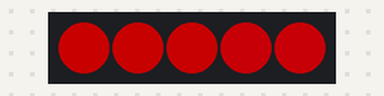
The sketch below on a simulated Arduino Uno, built with avr-gcc and run on an emulated ATmega328P. Parts: 5 RGB LEDs in strip order, left to right. Dim RGB values are drawn brighter than linear; random numbers use the default seed unless the sketch sets one.

Above: at 0.15 s.
At 5.26 s:
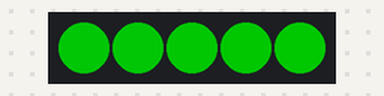
At 10.06 s:
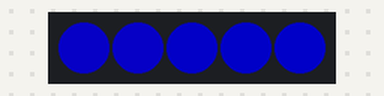
At 19.97 s:
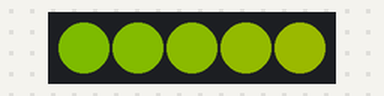
At 29.58 s:
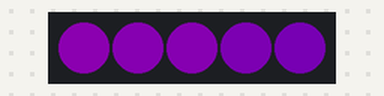
At 39.79 s:
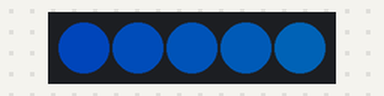
Timing chart, 0 to 40.0 s (numbered marks = the images above):
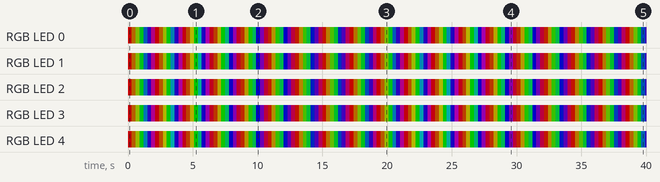

Measured:
- by itself, RGB LED 3: off → RGB(97, 0, 3) at 0.01 s, → RGB(67, 34, 0) 0.30 s later, → RGB(57, 72, 0) 0.30 s later, → RGB(0, 91, 9) 0.30 s later, … (134 changes in this stretch)
- by itself, RGB LED 4: off → RGB(96, 0, 3) at 0.01 s, → RGB(67, 33, 0) 0.30 s later, → RGB(59, 71, 0) 0.30 s later, → RGB(0, 92, 8) 0.30 s later, … (134 changes in this stretch)

The sketch:

TestLEDs.ino
```cpp
#include <FastLED.h>

////////////////////////////////////////////////////////////////////////////////
//  LED Strip Primary Settings                                                //
////////////////////////////////////////////////////////////////////////////////

#define LED_STRIP_TYPE    WS2811      //  'WS2811' / 'WS2812' / 'WS2812B'
#define COLOR_PATTERN     GRB         //  'RGB' for some light types, 'GRB' for others
#define BRIGHTNESS        100         //  The number (0 to 200) for the brightness setting)
#define NUM_LEDS          5           //  The number of LEDs we want to alter
#define LED_STRIP_PIN     10           //  The LED strip data pin


////////////////////////////////////////////////////////////////////////////////
//  Program Data                                                              //
////////////////////////////////////////////////////////////////////////////////

CRGB leds[NUM_LEDS];


////////////////////////////////////////////////////////////////////////////////
//  Utility Methods                                                           //
////////////////////////////////////////////////////////////////////////////////

void fillColor(CRGB color, bool render = true)
{
    //  Set all LEDs to the given color, then display the frame
    for (int i = 0; i < NUM_LEDS; i++) leds[i] = color;
    if (render) FastLED.show();
}


void Blink(CRGB color, int milliWait = 750)
{
    fillColor(color);
    delay(milliWait);
    fillColor(CRGB::Black);
}


////////////////////////////////////////////////////////////////////////////////
//  Pattern Methods                                                           //
////////////////////////////////////////////////////////////////////////////////

void Pattern_PacmanChase(CRGB* ledArray, unsigned int ledCount, unsigned long delayTime = 200)
{
    static CRGB CRGB_PACMAN   = CRGB(230, 240, 0);
    static CRGB CRGB_BLINKY   = CRGB::Red;
    static CRGB CRGB_PINKY    = CRGB::Magenta;
    static CRGB CRGB_INKY     = CRGB::Aqua;
    static CRGB CRGB_CLYDE    = CRGB(255, 130, 0);

    const unsigned int delayFramesBefore = 1;
    const unsigned int delayFramesAfter = 1;
    const unsigned int frameCount = 10 - 1 + ledCount;
    const unsigned int fullFrameCount = delayFramesBefore + frameCount + delayFramesAfter;
    const unsigned long currentFrame = millis() / delayTime % fullFrameCount;

    fillColor(CRGB::Black, false);
    if ((currentFrame >= delayFramesBefore) && (currentFrame < delayFramesBefore + frameCount))
    {
        unsigned int frameIndex = currentFrame - delayFramesBefore;
        if ((frameIndex + 0 < ledCount) && (frameIndex + 0 >= 0)) ledArray[frameIndex + 0] = CRGB_PACMAN;
        if ((frameIndex - 3 < ledCount) && (frameIndex - 3 >= 0)) ledArray[frameIndex - 3] = CRGB_BLINKY;
        if ((frameIndex - 5 < ledCount) && (frameIndex - 5 >= 0)) ledArray[frameIndex - 5] = CRGB_PINKY;
        if ((frameIndex - 7 < ledCount) && (frameIndex - 7 >= 0)) ledArray[frameIndex - 7] = CRGB_INKY;
        if ((frameIndex - 9 < ledCount) && (frameIndex - 9 >= 0)) ledArray[frameIndex - 9] = CRGB_CLYDE;
    }
    FastLED.show();
}

void Pattern_GlowFlow(CRGB* ledArray, unsigned int ledCount, unsigned long delayTime = 250, unsigned long hueChange = 1)
{
    fill_rainbow(ledArray, ledCount, byte(millis() / delayTime * hueChange), -1);
    FastLED.show();
}

void Pattern_BasicBlink(CRGB* ledArray, unsigned int ledCount, CRGB::HTMLColorCode color = CRGB::Red, unsigned long delayTime = 750)
{
    fill_solid(ledArray, ledCount, (millis() % (delayTime * 2) > delayTime) ? color : CRGB::Black);
    FastLED.show();
}

void Pattern_StarField()
{
    byte pixelState[NUM_LEDS];
    CRGB pixelTargetColor[NUM_LEDS];
    unsigned long pixelSettingTime[NUM_LEDS];
    double pixelToColorTime[NUM_LEDS];
    double percentage = 0.0;

    for (int i = 0; i < NUM_LEDS; ++i)
    {
        pixelState[i] = 3;
        pixelSettingTime[i] = millis();
        pixelToColorTime[i] = random(4000);
    }

    unsigned long startTime = millis();
    while (millis() < startTime + 100000)
    {
        for (int i = 0; i < NUM_LEDS; ++i)
        {
            if (pixelState[i] == 0) // Ready to set to a new color
            {
                pixelTargetColor[i] = CRGB(random(255), random(255), random(255));
                delay(3);
                pixelState[i] = 1;
                pixelSettingTime[i] = millis();
                pixelToColorTime[i] = 1000 + random(1000); // Time it takes to translate to a new color
            }
            else if (pixelState[i] == 1) // Translating to a new color
            {
                percentage = double(millis() - pixelSettingTime[i]);
                if (percentage > pixelToColorTime[i]) percentage = pixelToColorTime[i];
                percentage /= pixelToColorTime[i];
                leds[i] = CRGB((pixelTargetColor[i].r * percentage), (pixelTargetColor[i].g * percentage), (pixelTargetColor[i].b * percentage));
                if (millis() > pixelSettingTime[i] + (unsigned long)(pixelToColorTime[i])) pixelState[i] = 2;
            }
            else if (pixelState[i] == 2) // Translating back to black
            {
                percentage = millis() - (pixelSettingTime[i] + (unsigned long)(pixelToColorTime[i]));
                if (percentage > (unsigned long)(pixelToColorTime[i])) percentage = (unsigned long)(pixelToColorTime[i]);
                percentage = double(percentage) / double(pixelToColorTime[i]);
                leds[i] = CRGB(byte(pixelTargetColor[i].r * (1.0 - percentage)), byte(pixelTargetColor[i].g * (1.0 - percentage)), byte(pixelTargetColor[i].b * (1.0 - percentage)));
                if (millis() > pixelSettingTime[i] + pixelToColorTime[i] * 2)
                {
                    pixelState[i] = 3;
                    pixelSettingTime[i] = millis();
                    pixelToColorTime[i] = random(10000); // Time it takes to choose a new color
                }
            }
            else if (pixelState[i] == 3)
            {
                if (millis() > pixelSettingTime[i] + (unsigned long)(pixelToColorTime[i])) pixelState[i] = 0;
            }
            FastLED.show();
        }
    }
}

////////////////////////////////////////////////////////////////////////////////
//  Setup and Loop                                                            //
////////////////////////////////////////////////////////////////////////////////

void setup()
{
    //  Setup the LED strip and color all LEDs black
    FastLED.addLeds<LED_STRIP_TYPE, LED_STRIP_PIN, COLOR_PATTERN>(leds, NUM_LEDS).setCorrection( TypicalLEDStrip );
    FastLED.setBrightness(BRIGHTNESS);
    fillColor(CRGB::Black);

#if DEBUG_OUTPUT
    Serial.println("Start Demo: Simple Read");
#endif
}

void loop()
{
    //Pattern_PacmanChase(leds, NUM_LEDS);
    Pattern_GlowFlow(leds, NUM_LEDS, 25, 3);
    //Pattern_BasicBlink(leds, NUM_LEDS, CRGB::Red);
    //Pattern_StarField();
}
```
